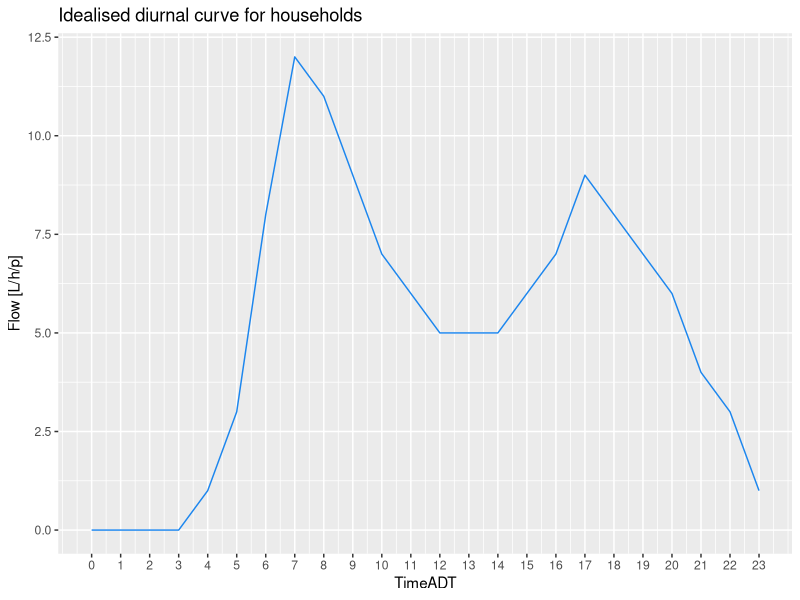
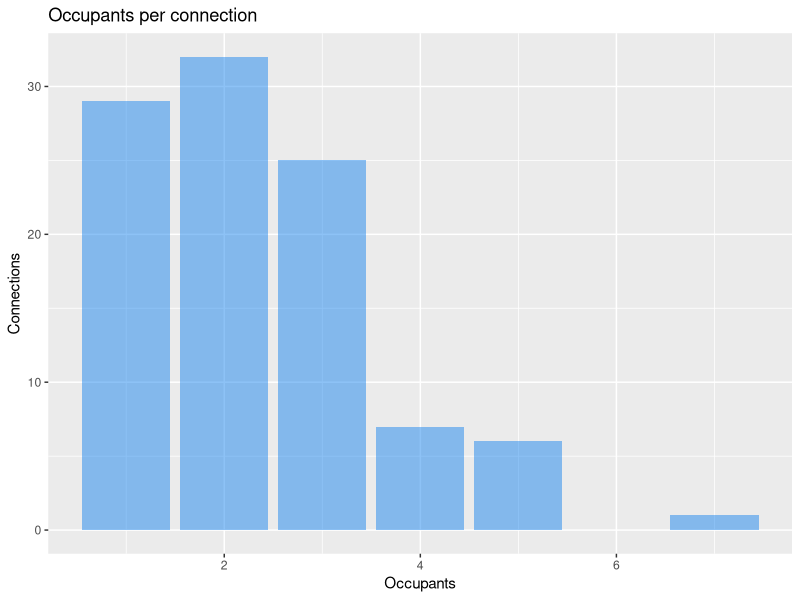
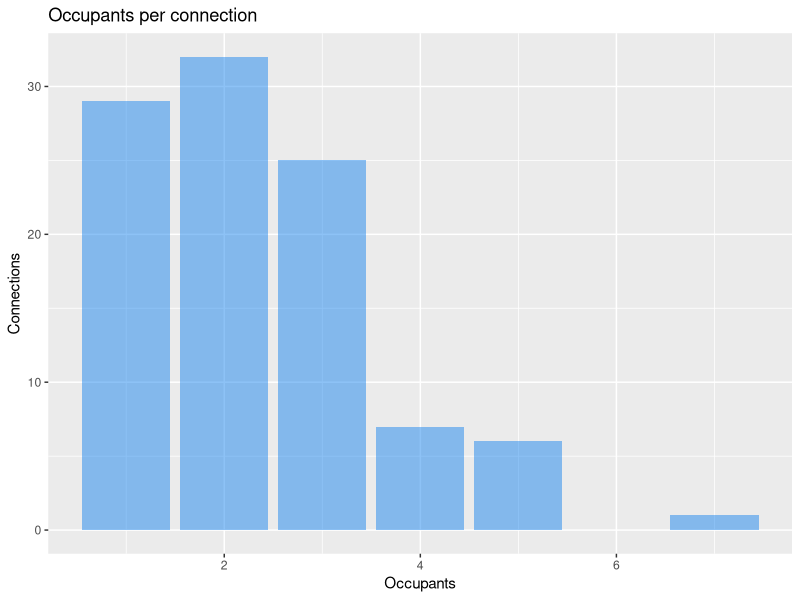

The R script that drew these images, in order: (Note: this script raises an error after producing the figures.)
## Digital Metering Simulation

## Libraries
library(tidyverse)

## Boundary conditions
n <- 100 # Number of simulated meters
d <- 366 # Number of days to simulate
s <- as.POSIXct("2020-01-01", tz = "UTC") # Start of simulation

set.seed(1969) # Seed random number generator for reproducibility
rtu <- sample(1E6:2E6, n, replace = FALSE) # 6-digit id
offset <- sample(0:3599, n, replace = TRUE) # Unique Random offset for each RTU

# Generic Diurnal Curve
diurnal <- tibble(TimeADT = 0:23,
                  Flow = round(c(1.36, 1.085, 0.98, 1.05, 1.58, 3.87,
                                 9.37, 13.3, 12.1, 10.3, 8.44, 7.04,
                                 6.11, 5.68, 5.58, 6.67, 8.32, 10.0,
                                 9.37, 7.73, 6.59, 5.18, 3.55, 2.11)) - 1)

ggplot(diurnal, aes(TimeADT, Flow)) + 
    geom_line(col = "dodgerblue2") +
    scale_x_continuous(breaks = 0:23) + ylab("Flow [L/h/p]") + 
    ggtitle("Idealised diurnal curve for households")

# Occupants
occupants <- rpois(n, 1.5) + 1 # Number of occupants per connection
as.data.frame(occupants) %>%
  ggplot(aes(occupants)) + geom_bar(fill = "dodgerblue2", alpha = 0.5) + 
  xlab("Occupants") + ylab("Connections") + ggtitle("Occupants per connection")
ggsave("Hydroinformatics/DigitalMetering/occupants.png", dpi = 300)

# Leak simulation
leaks <- rbinom(n, 1, prob = .1) * sample(10:50, n, replace = TRUE)
tibble(DevEUI = rtu, Leak = leaks) %>%
    subset(Leak > 0)

# Digital metering data simulation
meter_reads <- matrix(ncol = 3, nrow = 24 * n * d)
colnames(meter_reads) <- c("DevEUI", "TimeStampAST", "Count")
dim(meter_reads)

for (i in 1:n) {
  r <- ((i - 1) * 24 * d + 1):(i * 24 * d)
  meter_reads[r, 1] <- rep(rtu[i], each = (24 * d))
  meter_reads[r, 2] <- seq.POSIXt(s, by = "hour", length.out = 24 * d) + offset[i]
  meter_reads[r, 3] <- round(cumsum((rep(diurnal * occupants[i], d) + leaks[i]) * 
                                      runif(24 * d, 0.9, 1.1))/5)
  meter_reads[r,4] <- 0
  meter_reads[r,5] <- sample(c(rep(0,1000), 1, 2), (24 * d), replace = TRUE)
} 

meter_reads <- meter_reads %>% 
  as_data_frame() %>%
  mutate(TimeStampUTC = as.POSIXct(TimeStampUTC, origin = "1970-01-01", tz ="UTC"))
meter_reads

## MISSING DATA POINTS

## Initialise temp variable
meter_reads <- mutate(meter_reads, remove = 0)

## Define faulty RTUs (2% of fleet)
faulty <- rtu[rbinom(n, 1, prob = 0.02) == 1]
meter_reads$remove[meter_reads$DevEUI %in% faulty] <- rbinom(sum(meter_reads$DevEUI %in% faulty), 1, prob = .95)

## Data loss
missing <- sample(1:(nrow(meter_reads) - 5), 0.01 * nrow(meter_reads))
for (m in missing){
  meter_reads[m:(m + sample(1:5, 1)), "remove"] <- 1
}

## Remove data points
meter_reads <- filter(meter_reads, remove == 0) %>%
  select(-remove)

## Store data
write.csv(meter_reads, "Hydroinformatics/DigitalMetering/meter_reads.csv", row.names = FALSE)

## Visualise
filter(meter_reads, DevEUI %in% rtu[2]) %>%
  mutate(TimeStampAEST = as.POSIXct(format(TimeStampUTC, 
                                           tz = "Australia/Melbourne"))) %>%
  filter(TimeStampAEST >= as.POSIXct("2020-02-06") & 
         TimeStampAEST <= as.POSIXct("2020-02-08")) %>%
  arrange(DevEUI, TimeStampAEST) %>% 
  ggplot(aes(x = TimeStampAEST, y = Count, colour = factor(DevEUI)))  + 
    geom_line() + geom_point() 

ggsave("Hydroinformatics/DigitalMetering/consumption.png", dpi = 300)



